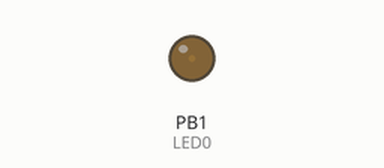
The program below on a simulated ATmega328P, built with avr-gcc and emulated at 12 MHz (the files do not name the chip). Parts: output pins drawn as LEDs (lit = HIGH).

Above: at 0.05 s.
At 1.15 s:
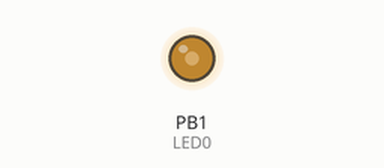
At 2.3 s:
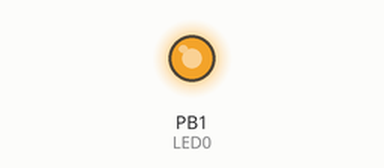
At 4.55 s:
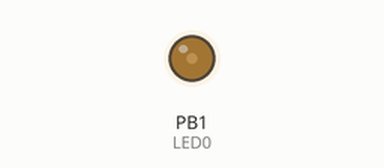
Timing chart, 0 to 6.6 s (numbered marks = the images above):
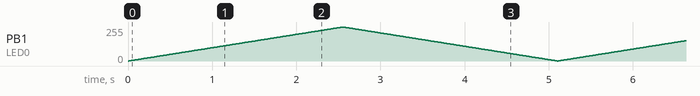

The program:

main.c
```c
/*
	fastPWMMode.c
	In the sketch, i will use fast PWM mode to create PWM on OC1x pin.
	Source: Nguyen Hai Nam

	Pulse Width Modulation (PWM) is a technique by which the width of a pulse is varied while keeping the frequency constant.
	During PWM operations, Timer 1 counts from zero up to a top value and back down again to zero.
	The top value is determined by the resolution desired.

	1. The PWM resolution for fast PWM can be fixed to 8-, 9-, or 10-bit, or defined by either ICR1 or OCR1A
						log(TOP + 1)
	Resolution = ------------------------
						log(2)
	-> TOP value = pow(2, resolution) - 1

	2. The PWM frequency for the output can be calculated by the following equation:
					fclk_I/O
	fOCnxPWM = ----------------------
					N * (1 + TOP)
	The N variable represents the prescaler divider (1, 8, 64, 256, or 1024).

	+) With TOP value is determined by WGM13:0 bits., TOP =
	- 0x0FF, 0x1FF, 0x3FF if WGM13:0 = 5, 6, or 7
	- ICR1 if WGM13:0 = 14
	- OCR1 if WGM13:0 = 15
	+) There are two choices for fast PWM mode (CS11:0 bit): non-inverting and inverting
	- non-inverting: clear OC1x on compare match, set OC1x at 0x0000
	- inverting: set OC1x on compare match, clear OC1x at 0x0000

	Example: Non-inverting mode
	Setting Duty cycle: we have to load value in the OCR0 register to set the duty cycle.
	255 value for 100% duty cycle and 0 for 0% duty cycle. Accordingly, if we load value 127 in OCR0, the Duty cycle will be 50%.
 */

/*
	In short, steps to produce a custom waveform on an output compare pin OC1x are as follows:
	1. Select the operation mode of Timer 1: CTC, Fast PWM, or Phase Correct PWM,  
	2. Select how output compare pin OC1x will be updated on compare match event (COM1A1:0, COM1B1:0)
	3. Configure timer1: clock source, prescaler, ...
	4. Put correct values in the output compare registers (OCR1x).
*/

#define F_CPU	12000000UL				// Clock CPU: 12MHz
#include <avr/io.h>
#include <util/delay.h>

/*	Control LED on OC1A pin	*/
#define LED_DDR			DDRB
#define LED_PORT		PORTB
#define LED0			PORTB1

static inline void PWM_init()
{
	// WGM13:0 = 5 -> Fast PWM mode with 8-bit resolution
	// COM1A1:0 = 2 -> Non-inverting mode in OC1A pin
	// COM1B1:0 = 0 -> Disconnect OC1B pin
	TCCR1A |= (1 << COM1A1) | (1 << WGM10);

	// prescaler = 64 with external clock 12MHz
	// The PWM frequency:
	//			12MHz
	// f = ------------------- = 732Hz
	//		 64 * (1 + 255)
	TCCR1B |= (1 << WGM12) | (1 << CS11) | (1 << CS10);
}


int main(void)
{
    /*--------Inits---------*/
	uint8_t duty;
	PWM_init();
	LED_DDR |= (1 << LED0);		// set OC1A pin as output

    while (1)
    {

		for (duty = 0; duty < 255; duty++)
		{
			OCR1A = duty;			// increase the LED light intensity
			_delay_ms(10);
		}

		for (duty = 255; duty > 0; duty--)
		{
			OCR1A = duty;			// decrease the LED light intensity
			_delay_ms(10);
		}

    }
}
```
